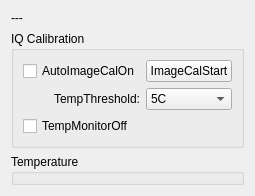
          <widget class="QWidget" name="tabTemp">
           <property name="sizePolicy">
            <sizepolicy hsizetype="Preferred" vsizetype="Preferred">
             <horstretch>0</horstretch>
             <verstretch>0</verstretch>
            </sizepolicy>
           </property>
           <attribute name="title">
            <string>Temperature</string>
           </attribute>
           <layout class="QGridLayout" name="gridLayout_26">
            <item row="1" column="0">
             <widget class="QGroupBox" name="groupBox_11">
              <property name="sizePolicy">
               <sizepolicy hsizetype="Maximum" vsizetype="Maximum">
                <horstretch>0</horstretch>
                <verstretch>0</verstretch>
               </sizepolicy>
              </property>
              <property name="title">
               <string>IQ Calibration</string>
              </property>
              <layout class="QGridLayout" name="gridLayout_27">
               <item row="0" column="0">
                <widget class="QCheckBox" name="checkBoxAutoImageCalOn">
                 <property name="text">
                  <string>AutoImageCalOn</string>
                 </property>
                </widget>
               </item>
               <item row="2" column="0">
                <widget class="QCheckBox" name="checkBoxTempMonitorOff">
                 <property name="text">
                  <string>TempMonitorOff</string>
                 </property>
                </widget>
               </item>
               <item row="0" column="1">
                <widget class="QPushButton" name="pushButtonImageCalStart">
                 <property name="text">
                  <string>ImageCalStart</string>
                 </property>
                </widget>
               </item>
               <item row="1" column="1">
                <widget class="QComboBox" name="comboBoxTempThreshold">
                 <item>
                  <property name="text">
                   <string>5C</string>
                  </property>
                 </item>
                 <item>
                  <property name="text">
                   <string>10C</string>
                  </property>
                 </item>
                 <item>
                  <property name="text">
                   <string>15C</string>
                  </property>
                 </item>
                 <item>
                  <property name="text">
                   <string>20C</string>
                  </property>
                 </item>
                </widget>
               </item>
               <item row="1" column="0">
                <widget class="QLabel" name="label_64">
                 <property name="text">
                  <string>TempThreshold:</string>
                 </property>
                 <property name="alignment">
                  <set>Qt::AlignRight|Qt::AlignTrailing|Qt::AlignVCenter</set>
                 </property>
                </widget>
               </item>
              </layout>
             </widget>
            </item>
            <item row="2" column="0">
             <widget class="QGroupBox" name="groupBox_12">
              <property name="sizePolicy">
               <sizepolicy hsizetype="Preferred" vsizetype="MinimumExpanding">
                <horstretch>0</horstretch>
                <verstretch>0</verstretch>
               </sizepolicy>
              </property>
              <property name="title">
               <string>Temperature</string>
              </property>
             </widget>
            </item>
            <item row="0" column="0">
             <widget class="QLabel" name="labelTemp">
              <property name="text">
               <string>---</string>
              </property>
             </widget>
            </item>
           </layout>
          </widget>
